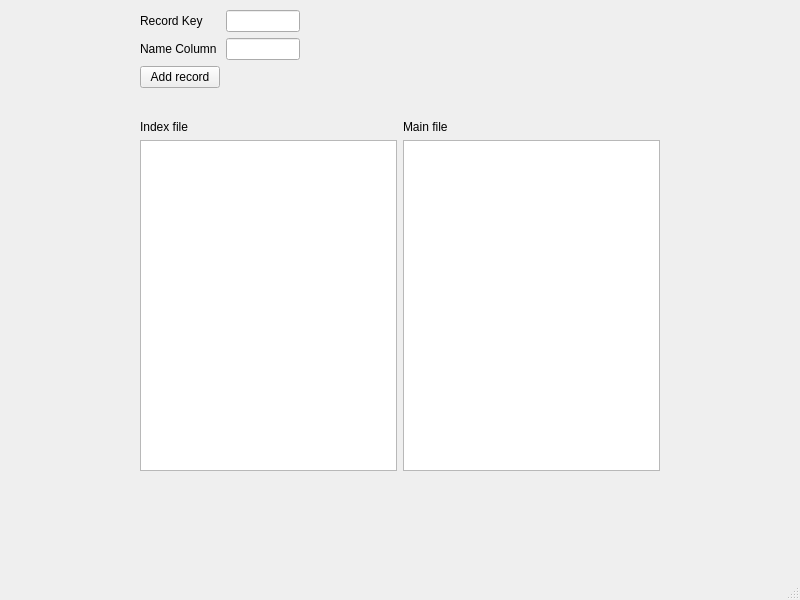
<?xml version="1.0" encoding="UTF-8"?>
<ui version="4.0">
 <class>MainWindow</class>
 <widget class="QMainWindow" name="MainWindow">
  <property name="geometry">
   <rect>
    <x>0</x>
    <y>0</y>
    <width>800</width>
    <height>600</height>
   </rect>
  </property>
  <property name="windowTitle">
   <string>MainWindow</string>
  </property>
  <widget class="QWidget" name="centralwidget">
   <widget class="QWidget" name="formLayoutWidget">
    <property name="geometry">
     <rect>
      <x>140</x>
      <y>10</y>
      <width>160</width>
      <height>92</height>
     </rect>
    </property>
    <layout class="QFormLayout" name="formLayout">
     <item row="0" column="0">
      <widget class="QLabel" name="recordKeyLabel">
       <property name="text">
        <string>Record Key</string>
       </property>
      </widget>
     </item>
     <item row="0" column="1">
      <widget class="QLineEdit" name="recordKeyLineEdit"/>
     </item>
     <item row="1" column="0">
      <widget class="QLabel" name="nameColumnLabel">
       <property name="text">
        <string>Name Column</string>
       </property>
      </widget>
     </item>
     <item row="1" column="1">
      <widget class="QLineEdit" name="nameColumnLineEdit"/>
     </item>
     <item row="2" column="0">
      <widget class="QPushButton" name="addRecordButton">
       <property name="text">
        <string>Add record</string>
       </property>
      </widget>
     </item>
    </layout>
   </widget>
   <widget class="QWidget" name="">
    <property name="geometry">
     <rect>
      <x>140</x>
      <y>120</y>
      <width>520</width>
      <height>351</height>
     </rect>
    </property>
    <layout class="QGridLayout" name="gridLayout">
     <item row="0" column="0">
      <widget class="QLabel" name="indexLabel">
       <property name="text">
        <string>Index file</string>
       </property>
      </widget>
     </item>
     <item row="0" column="1">
      <widget class="QLabel" name="mainLabel">
       <property name="text">
        <string>Main file</string>
       </property>
      </widget>
     </item>
     <item row="1" column="0">
      <widget class="QTableView" name="indexView"/>
     </item>
     <item row="1" column="1">
      <widget class="QTableView" name="mainView"/>
     </item>
    </layout>
   </widget>
  </widget>
  <widget class="QMenuBar" name="menubar">
   <property name="geometry">
    <rect>
     <x>0</x>
     <y>0</y>
     <width>800</width>
     <height>23</height>
    </rect>
   </property>
  </widget>
  <widget class="QStatusBar" name="statusbar"/>
 </widget>
 <resources/>
 <connections/>
</ui>
